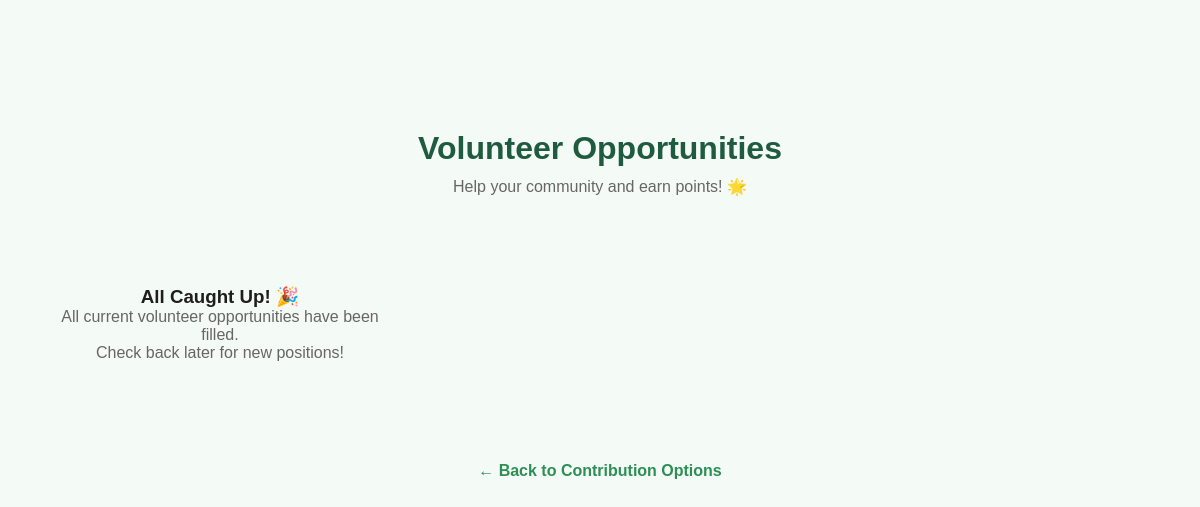
The app's page /donate/time, older data.
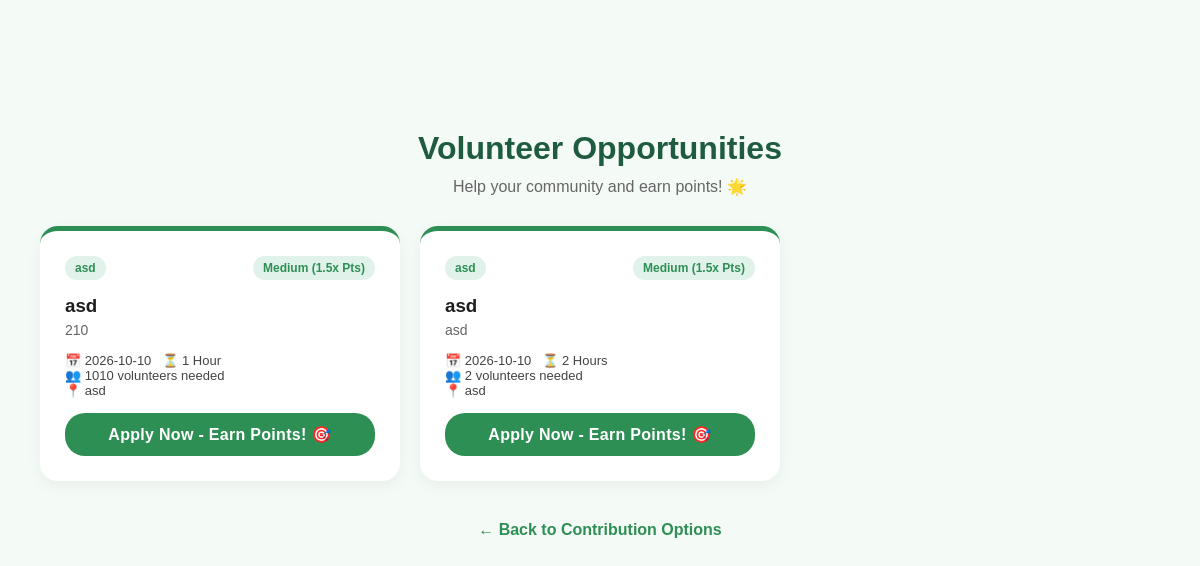
The same page, newer data.
### tables this page shows
CREATE TABLE volunteer_requests (
            id INTEGER PRIMARY KEY AUTOINCREMENT,
            donor_id INTEGER NOT NULL,
            task_title TEXT NOT NULL,
            needed_people INTEGER NOT NULL,
            task_date TEXT NOT NULL,
            duration TEXT NOT NULL,
            description TEXT,
            status TEXT DEFAULT 'pending',
            created_at TIMESTAMP DEFAULT CURRENT_TIMESTAMP, urgency TEXT DEFAULT 'Medium',
            FOREIGN KEY (donor_id) REFERENCES donors(id)
        );

CREATE TABLE donors (
            id INTEGER PRIMARY KEY AUTOINCREMENT,
            name TEXT NOT NULL,
            email TEXT UNIQUE NOT NULL,
            password TEXT NOT NULL,
            food_bank_name TEXT NOT NULL,
            address TEXT NOT NULL,
            latitude REAL,
            longitude REAL
        , food_received INTEGER DEFAULT 0, food_donations INTEGER DEFAULT 0);

### app.py (the view)
@app.route('/donate/time')
def donate_time():
    conn = sqlite3.connect('database.db')
    c = conn.cursor()
    c.execute("""
        SELECT vr.id, vr.task_title, vr.description, vr.needed_people,
               vr.task_date, vr.duration, vr.urgency,
               d.food_bank_name, d.address
        FROM volunteer_requests vr
        JOIN donors d ON vr.donor_id = d.id
        WHERE vr.status='open'
        AND DATE(vr.task_date) >= DATE('now')
        ORDER BY
            CASE vr.urgency
                WHEN 'Critical' THEN 1
                WHEN 'High' THEN 2
                WHEN 'Medium' THEN 3
                WHEN 'Low' THEN 4
            END,
            vr.task_date ASC
    """)
    roles = c.fetchall()
    conn.close()
    return render_template('donate_time.html', roles=roles)

### templates/donate_time.html (shortened to what this page needs)
<!DOCTYPE html>
<html lang="en">
<head>
    <link rel="stylesheet" href="{{ url_for('static', filename='style_index.css') }}">
</head>
<body>
    <h1 style="text-align:center; color:#1f5c3f; margin-bottom:10px;">Volunteer Opportunities</h1>
    <p style="text-align:center; color:#666; margin-bottom:30px;">Help your community and earn points! 🌟</p>
    <div class="grid">
        {% if roles %}
            {% for r in roles %}
            <div class="card" style="{% if r[6] == 'Critical' %}border-color:#dc2626;{% endif %}">
                <div style="display:flex; justify-content:space-between; align-items:center;">
                    <span class="badge">{{ r[7] }}</span>
                    <span class="badge" style="{% if r[6] == 'Critical' %}background:#fee2e2; color:#dc2626;{% elif r[6] == 'High' %}background:#ffedd5; color:#ea580c;{% endif %}">
                        {{ r[6] }}
                        {% if r[6] == 'Critical' %} (3x Pts){% elif r[6] == 'High' %} (2x Pts){% elif r[6] == 'Medium' %} (1.5x Pts){% endif %}
                    </span>
                </div>
                <h3 style="margin: 15px 0 5px;">{{ r[1] }}</h3>
                <p style="color:#666; font-size:14px; margin-bottom:15px;">{{ r[2] }}</p>
                <div style="font-size:13px; color:#444;">
                    <p>📅 {{ r[4] }} &nbsp; ⏳ {{ r[5] }}</p>
                    <p>👥 {{ r[3] }} volunteers needed</p>
                    <p>📍 {{ r[8] }}</p>
                </div>
                <a href="{{ url_for('volunteer_apply', request_id=r[0]) }}" class="btn">
                    Apply Now - Earn Points! 🎯
                </a>
            </div>
            {% endfor %}
        {% else %}
            <div class="empty-state">
                <h3>All Caught Up! 🎉</h3>
                <p>All current volunteer opportunities have been filled.</p>
                <p>Check back later for new positions!</p>
            </div>
        {% endif %}
    </div>
    <div style="text-align:center; margin-top:40px;">
        <a href="/contribution" style="color:#2e8f55; text-decoration:none; font-weight:600;">
            ← Back to Contribution Options
        </a>
    </div>
</body>
</html>

Row changes from the older to the newer data that the page shows:
added volunteer_requests: food_bank_name "asd", urgency "Medium", shows "(1.5x Pts)", task_title "asd", description "210", task_date "2026-10-10", duration "1 Hour", needed_people "1010", address "asd"
added volunteer_requests: food_bank_name "asd", urgency "Medium", shows "(1.5x Pts)", task_title "asd", description "asd", task_date "2026-10-10", duration "2 Hours", needed_people "2", address "asd"
Text that changed along with them:
text no longer shown: "All Caught Up! 🎉 All current volunteer opportunities have been filled. Check back later for new positions!"
